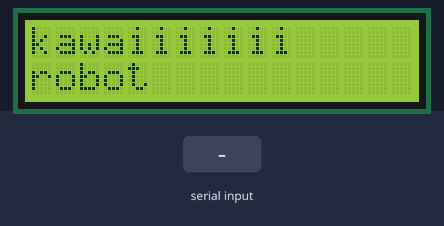
A sketch run on a simulated Arduino Uno, built with avr-gcc and run on an emulated ATmega328P. On the bench: 16×2 character LCD. The test bench sets the inputs (shaded band).

Above: at 1.2 s.
1.3 s: byte 30 received over Serial
At 2.5 s:
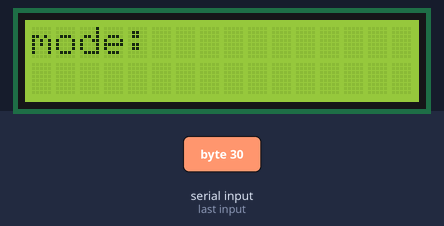
2.8 s: byte 90 received over Serial
At 3.6 s:
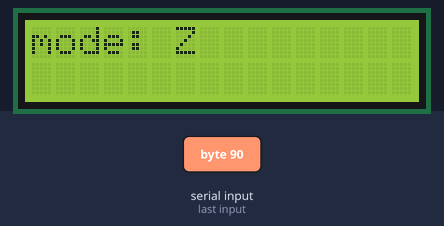
4.3 s: byte 120 received over Serial
At 4.8 s:
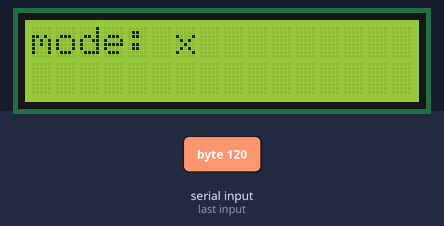
Timing chart, 0 to 7.3 s (numbered marks = the images above; inputs shaded):
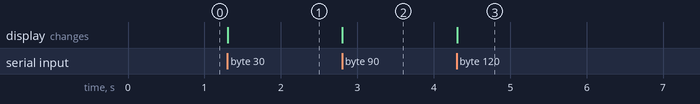

The sketch:

display_ar.ino
```cpp
//displayモジュール使ってみた

#include <LiquidCrystal.h>

LiquidCrystal lcd(7, 8, 9, 10, 11, 12);

void setup() {
  Serial.begin(9600);

lcd.begin(16, 2);
lcd.print("kawaiiiiiii");
lcd.setCursor(0, 1);
lcd.print("robot");
}

void loop() {
  if (Serial.available() > 0) {
    char val = Serial.read();
    lcd.clear();
    lcd.setCursor(0, 0);
    lcd.print("mode: ");
    lcd.print(val);
  }
}
```

Measured:
- after the input at 1.3 s, the display: changes at once (image 1)
- after the input at 2.8 s, the display: changes at once (image 2)
- after the input at 4.3 s, the display: changes at once (image 3)
